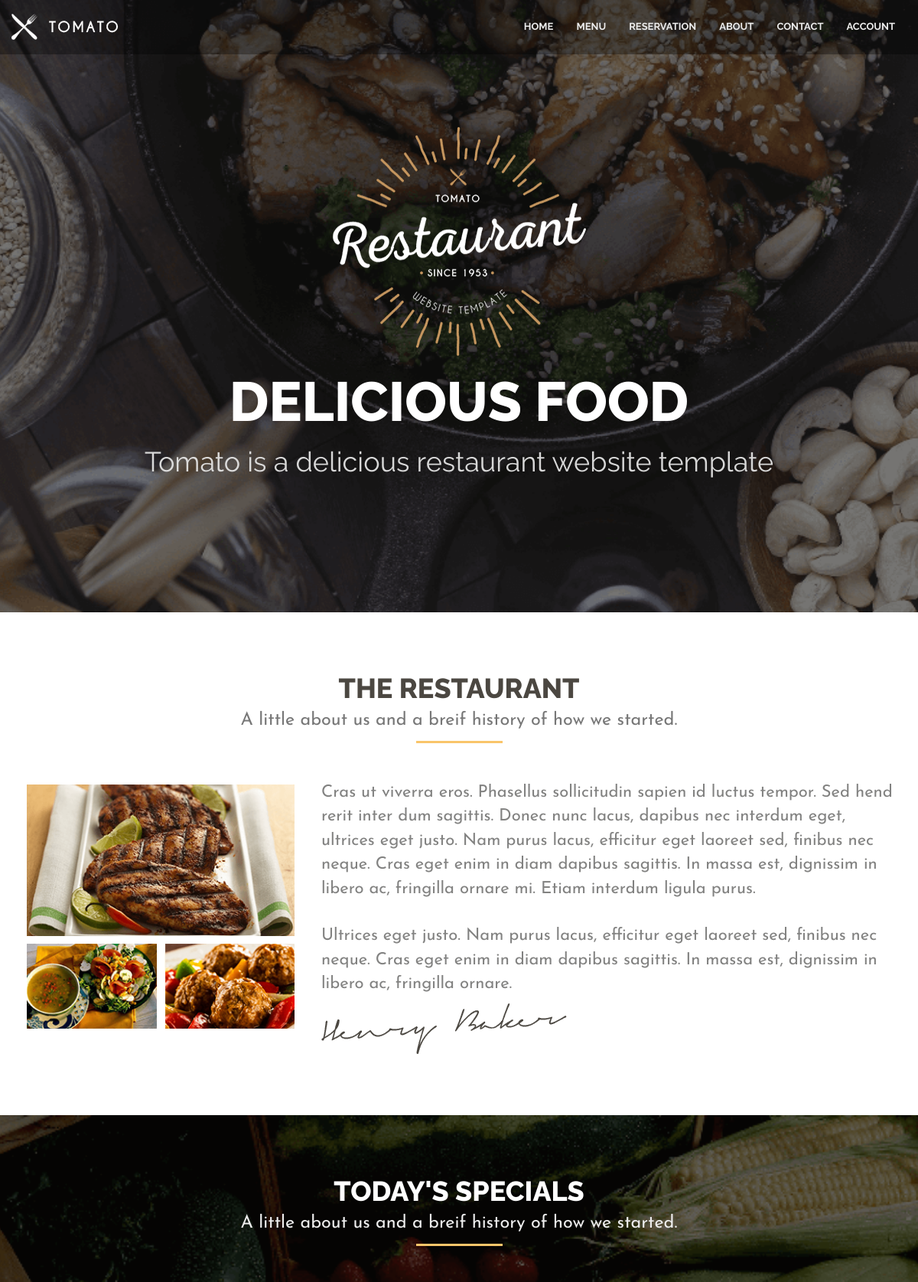
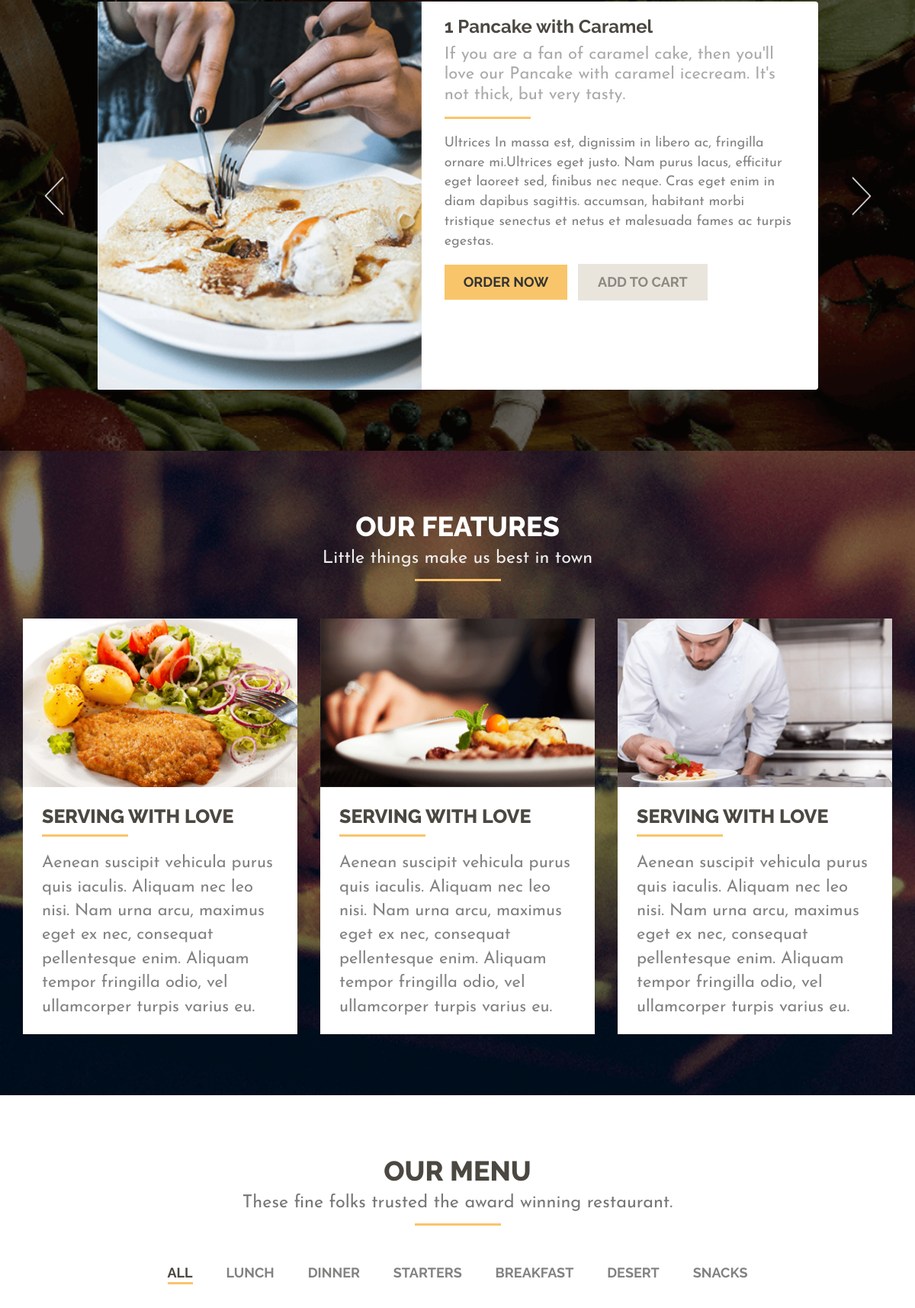
The page / (upper part) on the database its author committed (2 pictures, top to bottom).
### management/models.py (models this page shows)
class Category(models.Model):
    name = models.CharField(max_length=20, blank=True, null=True)
    def __str__(self):
        return self.name

### customer/views.py (the view)
# urls.py: 2. Add a URL to urlpatterns:  path('', Home.as_view(), name='home')
def Home(request):
    if request.user.is_staff:
        return redirect('AdminHome')
    cat = Category.objects.all()
    dish = Dish.objects.filter(avail = True)
    if request.user.is_anonymous:
        d = {'cat':cat, 'dishes':dish}
    else:
        Cartdish, total = Total(request.user)
        d = {'cat':cat, 'dishes':dish, 'total':total, 'Cartdish':Cartdish}
    return render(request, 'index.html',d)

### templates/index.html (shortened to what this page needs)
{% extends "base.html" %}
{% block body %}
{% load static %}
            <section class="home">
                <div class="tittle-block">
                    <div class="logo">
                        <a href="index-2.html">
                            <img src="{% static 'img/logo.png' %}" alt="logo">
                        </a>
                    </div>
                    <h1>DELICIOUS Food</h1>
                    <h2>Tomato is a delicious restaurant website template</h2>
                </div>
            </section>
            <section class="about" id="about">
                <div class="container">
                    <div class="row">
                        <div class="col-md-12">
                            <div class="page-header wow fadeInDown">
                                <h1>the restaurant<small>A little about us and a breif history of how we
                                        started.</small></h1>
                            </div>
                        </div>
                    </div>
                    <div class="row wow fadeInUp">
                        <div class="col-md-4">
                            <div class="container-fluid">
                                <div class="row">
                                    <div class="col-xs-12 hidden-sm about-photo">
                                        <div class="image-thumb">
                                            <img src="{% static 'img/thumb1.png' %}" data-mfp-src="{% static 'img/fullImages/pic1.jpg' %}"
                                                class="img-responsive" alt="logo">
                                        </div>
                                    </div>
                                </div>
                                <div class="row">
                                    <div class="col-sm-6 about-photo hidden-xs">
                                        <img src="{% static 'img/thumb2.png' %}" data-mfp-src="{% static 'img/fullImages/pic2.jpg' %}"
                                            class="img-responsive" alt="logo">
                                    </div>
                                    <div class="col-sm-6 about-photo hidden-xs">
                                        <img src="{% static 'img/thumb3.png' %}" data-mfp-src="{% static 'img/fullImages/pic3.jpg' %}"
                                            class="img-responsive" alt="logo">
                                    </div>
                                </div>
                            </div>
                        </div>
                        <div class="col-md-8">
                            <p>
                                Cras ut viverra eros. Phasellus sollicitudin sapien id luctus tempor. Sed hend rerit
                                inter dum sagittis. Donec nunc lacus, dapibus nec interdum eget, ultrices eget justo.
                                Nam purus lacus, efficitur eget laoreet sed, finibus nec neque. Cras eget enim in diam
                                dapibus sagittis. In massa est, dignissim in libero ac, fringilla ornare mi. Etiam
                                interdum ligula purus.
                            </p>
                            <br>
                            <p>
                                Ultrices eget justo. Nam purus lacus, efficitur eget laoreet sed, finibus nec neque.
                                Cras eget enim in diam dapibus sagittis. In massa est, dignissim in libero ac, fringilla
                                ornare.
                            </p>
                            <img src="{% static 'img/signature.png' %}" alt="signature">
                        </div>
                    </div>
                </div>
            </section>
            <section class="special">
                <div class="container">
                    <div class="row">
                        <div class="col-md-12">
                            <div class="page-header wow fadeInDown">
                                <h1 class="white">today's specials<small>A little about us and a breif history of how we
                                        started.</small></h1>
                            </div>
                        </div>
                    </div>
                    <div class="row wow fadeInUp">
                        <div class="col-md-offset-1 col-md-10">
                            <div class="flexslider special-slider">
                                <ul class="slides">
                                    <li>
                                        <div class="slider-img">
                                            <img src="{% static 'img/thumb4.png' %}" alt="" />
                                        </div>
                                        <div class="slider-content">
                                            <div class="page-header">
                                                <h1>1 Pancake with Caramel<small>If you are a fan of caramel cake, then
                                                        you'll love our Pancake with caramel icecream. It's not thick,
                                                        but very tasty.</small></h1>
                                            </div>
                                            <p>Ultrices In massa est, dignissim in libero ac, fringilla ornare
                                                mi.Ultrices eget justo. Nam purus lacus, efficitur eget laoreet sed,
                                                finibus nec neque. Cras eget enim in diam dapibus sagittis. accumsan,
                                                habitant morbi tristique senectus et netus et malesuada fames ac turpis
                                                egestas.</p>
                                            <a class="btn btn-default" href="index-2.html" role="button">Order now</a>
                                            <a class="btn btn-secondary" href="index-2.html" role="button">Add to
                                                cart</a>
                                        </div>
                                    </li>
                                </ul>
                                <div class="direction-nav hidden-sm">
                                    <div class="next">
                                        <a><img src="{% static 'img/right-arrow.png' %}" alt="" /></a>
                                    </div>
                                    <div class="prev">
                                        <a><img src="{% static 'img/left-arrow.png' %}" alt="" /></a>
                                    </div>
                                </div>
                            </div>
                        </div>
                    </div>
                </div>
            </section>
            <section class="features">
                <div class="container">
                    <div class="row">
                        <div class="col-md-12">
                            <div class="page-header wow fadeInDown">
                                <h1 class="white">Our features<small>Little things make us best in town</small></h1>
                            </div>
                        </div>
                    </div>
                    <div class="row wow fadeInUp">
                        <div class="col-md-4 col-sm-6">
                            <div class="features-tile">
                                <div class="features-img">
                                    <img src="{% static 'img/thumb5.png' %}" alt="" />
                                </div>
                                <div class="features-content">
                                    <div class="page-header">
                                        <h1>Serving with love</h1>
                                    </div>
                                    <p>Aenean suscipit vehicula purus quis iaculis. Aliquam nec leo nisi. Nam urna arcu,
                                        maximus eget ex nec, consequat pellentesque enim. Aliquam tempor fringilla odio,
                                        vel ullamcorper turpis varius eu.</p>
                                </div>
                            </div>
                        </div>
                        <div class="col-md-4 col-sm-6">
                            <div class="features-tile">
                                <div class="features-img">
                                    <img src="{% static 'img/thumb6.png' %}" alt="" />
                                </div>
                                <div class="features-content">
                                    <div class="page-header">
                                        <h1>Serving with love</h1>
                                    </div>
                                    <p>Aenean suscipit vehicula purus quis iaculis. Aliquam nec leo nisi. Nam urna arcu,
                                        maximus eget ex nec, consequat pellentesque enim. Aliquam tempor fringilla odio,
                                        vel ullamcorper turpis varius eu.</p>
                                </div>
                            </div>
                        </div>
                        <div class="col-md-4 col-sm-6">
                            <div class="features-tile">
                                <div class="features-img">
                                    <img src="{% static 'img/thumb7.png' %}" alt="" />
                                </div>
                                <div class="features-content">
                                    <div class="page-header">
                                        <h1>Serving with love</h1>
                                    </div>
                                    <p>Aenean suscipit vehicula purus quis iaculis. Aliquam nec leo nisi. Nam urna arcu,
                                        maximus eget ex nec, consequat pellentesque enim. Aliquam tempor fringilla odio,
                                        vel ullamcorper turpis varius eu.</p>
                                </div>
                            </div>
                        </div>
                    </div>
                </div>
            </section>
            <section class="menu">
                <div class="container">
                    <div class="row">
                        <div class="col-md-12">
                            <div class="page-header wow fadeInDown">
                                <h1>Our menu<small>These fine folks trusted the award winning restaurant.</small></h1>
                            </div>
                        </div>
                    </div>
                    <div class="food-menu wow fadeInUp">
                        <div class="row">
                            <div class="col-md-12">
                                <div class="menu-tags">
                                    <span data-filter="*" class="tagsort-active">All</span>
                                    {% for i in cat %}
                                    <span data-filter=".{{ i }}">{{ i }}</span>
                                    {% endfor %}
                                </div>
                            </div>
                        </div>
                        <div class="row menu-items">
                        </div>
                    </div>
                </div>
            </section>
            {% endblock body %}

### rows shown on the page
Category: name "LUNCH"
Category: name "DINNER"
Category: name "STARTERS"
Category: name "BREAKFAST"
Category: name "DESERT"
Category: name "SNACKS"
